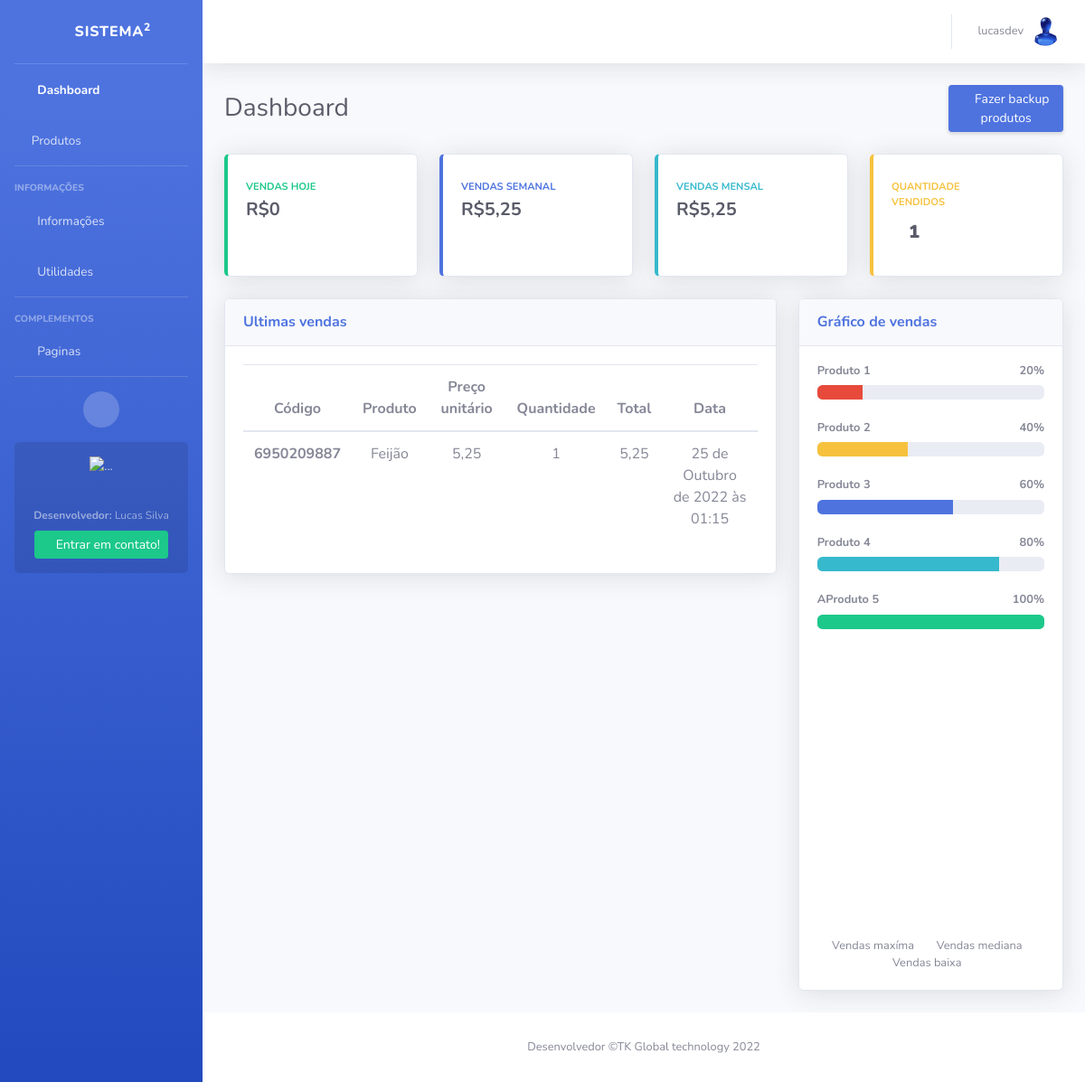
The app's page / (signed in) with its own data.
### apps/users/models/user_model.py (models this page shows, shortened)
class ProfileUser(models.Model):
    user = models.OneToOneField(User, on_delete=models.CASCADE)
    idade = models.IntegerField(null=True, blank=True, default=0, db_column='idade')
    cidade = models.CharField(max_length=20, null=True, blank=True, db_column='cidade')
    contato = models.CharField(max_length=11, null=True, blank=True, db_column='contato')
    endereco = models.CharField(max_length=20, null=True, blank=True, db_column='endereco')
    numero_casa = models.IntegerField(null=True, blank=True, db_column='numero_casa')
    data_nascimento = models.DateField(null=True, blank=True, db_column='data_nascimento')
    imagem_perfil = models.ImageField(default='usuario.png', upload_to=upload_to, null=True, blank=True, db_column='imagem_perfil')
    data_cadastro = models.DateTimeField(auto_now_add=True, db_column='data_cadastro')
    data_update = models.DateTimeField(auto_now=True, db_column='data_update')
    class Meta:
        db_table = 'profile_user'
        verbose_name = 'Perfil'
        verbose_name_plural = 'Perfis'

### apps/sales_products/models/sales.py (models this page shows, shortened)
class SellProduct(models.Model):
    code_sale = models.IntegerField(default=generate_id, editable=False)
    sold_by = models.ForeignKey(User, on_delete=models.CASCADE)
    product = models.ForeignKey(Products, on_delete=models.CASCADE)
    quantity = models.IntegerField(default=1, null=True, blank=True)
    unit_price = models.DecimalField(decimal_places=2, max_digits=9, null=True, blank=True, editable=False)
    amount = models.DecimalField(decimal_places=2, max_digits=9, null=True, blank=True, editable=False)
    order_status = models.BooleanField(default=True)
    date_sale = models.DateTimeField(auto_now_add=True)
    class Meta:
        db_table = 'sales'
        verbose_name = 'Produtos vendidos'
        verbose_name_plural = 'Produtos vendidos'
        ordering = ('-date_sale',)

### apps/products/models/products.py (models this page shows, shortened)
class Products(models.Model):
    code = models.IntegerField(default=gerar_id, editable=False)
    created_by = models.ForeignKey(User, on_delete=models.CASCADE)
    name = models.CharField(max_length=50)
    value = models.DecimalField(max_digits=9, decimal_places=2)
    quantity = models.IntegerField(default=1, null=True, blank=True)
    status = models.BooleanField(default=True)
    image = models.ImageField(upload_to=upload_to, default='image.jpg', null=True, blank=True)
    date_create = models.DateTimeField(auto_now_add=True)
    date_update = models.DateTimeField(auto_now=True)
    """Aqui servirá para mostrar apenas produtos do usuario"""
    class Meta:
        db_table = 'products'
        verbose_name = 'Produto'
        verbose_name_plural = 'Produtos'
        ordering = ('-date_create',)
    def __str__(self) -> str:
        return self.name

### apps/core/views/home.py (the view)
# urls.py: path('', HomeView.as_view(), name='home'),
class HomeView(LoginRequiredMixin, TemplateView):
    template_name = 'index.html'
    redirect_field_name = 'login'
    def get(self, request):
        sell_month = SellProduct.objects.all()
        all_amount = 0
        day_amount = 0
        week_amount = 0
        month_amount = 0
        quantity = 0
        hoje = datetime.utcnow().replace(tzinfo=utc)
        semana = datetime.utcnow().replace(tzinfo=utc) - timedelta(days=7)
        day = SellProduct.objects.filter(date_sale__range = [semana, hoje])
        for x in day:
            week_amount += x.amount
            if x.date_sale.day == hoje.day :
                day_amount += x.amount
        for sell_product in sell_month:
            all_amount += sell_product.amount
            quantity += sell_product.quantity
            if sell_product.date_sale.month > 0 and sell_product.date_sale.month < 31:
                month_amount += sell_product.amount
        context = {
            'day': day_amount,
            'month': month_amount,
            'week': week_amount,
            'amount_all': all_amount,
            'quantity': quantity,
            'sell_products': sell_month[:10]
        }
        return render(request, self.template_name, context)

### apps/core/templates/index.html (shortened to what this page needs)
{% extends 'base.html' %}
{% load static %}
{% block body %}
<div class="container-fluid">
    <div class="d-sm-flex align-items-center justify-content-between mb-4">
        <h1 class="h3 mb-0 text-gray-800">Dashboard</h1>
        <a href="{% url 'backup_products' %}" class="d-none d-sm-inline-block btn btn-sm btn-primary shadow-sm"><i
                class="fas fa-download fa-sm text-white-50"></i> Fazer backup produtos</a>
    </div>
    <div class="row">
        <div class="col-xl-3 col-md-6 mb-4">
            <div class="card border-left-success shadow h-100 py-2">
                <div class="card-body">
                    <div class="row no-gutters align-items-center">
                        <div class="col mr-2">
                            <div class="text-xs font-weight-bold text-success text-uppercase mb-1">
                                Vendas Hoje</div>
                            <div class="h5 mb-0 font-weight-bold text-gray-800">R${{ day }}</div>
                        </div>
                        <div class="col-auto">
                            <i class="fas fa-dollar-sign fa-2x text-gray-300"></i>
                        </div>
                    </div>
                </div>
            </div>
        </div>
        <div class="col-xl-3 col-md-6 mb-4">
            <div class="card border-left-primary shadow h-100 py-2">
                <div class="card-body">
                    <div class="row no-gutters align-items-center">
                        <div class="col mr-2">
                            <div class="text-xs font-weight-bold text-primary text-uppercase mb-1">
                                Vendas Semanal</div>
                            <div class="h5 mb-0 font-weight-bold text-gray-800">R${{ week }}</div>
                        </div>
                        <div class="col-auto">
                            <i class="fas fa-calendar fa-2x text-gray-300"></i>
                        </div>
                    </div>
                </div>
            </div>
        </div>
        <div class="col-xl-3 col-md-6 mb-4">
            <div class="card border-left-info shadow h-100 py-2">
                <div class="card-body">
                    <div class="row no-gutters align-items-center">
                        <div class="col mr-2">
                            <div class="text-xs font-weight-bold text-info text-uppercase mb-1">
                                Vendas Mensal</div>
                            <div class="h5 mb-0 font-weight-bold text-gray-800">R${{ month }}</div>
                        </div>
                        <div class="col-auto">
                            <i class="fas fa-calendar fa-2x text-gray-300"></i>
                        </div>
                    </div>
                </div>
            </div>
        </div>
        <div class="col-xl-3 col-md-6 mb-4">
            <div class="card border-left-warning shadow h-100 py-2">
                <div class="card-body">
                    <div class="row no-gutters align-items-center">
                        <div class="col mr-2">
                            <div class="text-xs font-weight-bold text-warning text-uppercase mb-1">
                                Quantidade vendidos</div>
                            <div class="h5 mb-0 font-weight-bold text-gray-800">
                                <span class="fa-stack">
                                    <span class="far fa-circle fa-stack-2x"></span>
                                    <strong class="fa-stack-1x">
                                        {{quantity}}
                                    </strong>
                                </span>
                            </div>
                        </div>
                        <div class="col-auto">
                            <i class="fas fa-plus-square fa-2x text-gray-300"></i>
                        </div>
                    </div>
                </div>
            </div>
        </div>
    </div>
    <div class="row">
        <div class="col-xl-8 col-lg-7">
            <div class="card shadow mb-4">
                <div
                    class="card-header py-3 d-flex flex-row align-items-center justify-content-between">
                    <h6 class="m-0 font-weight-bold text-primary">Ultimas vendas</h6>
                    <div class="dropdown no-arrow">
                        <a class="dropdown-toggle" href="#" role="button" id="dropdownMenuLink"
                            data-toggle="dropdown" aria-haspopup="true" aria-expanded="false">
                            <i class="fas fa-ellipsis-v fa-sm fa-fw text-gray-400"></i>
                        </a>
                    </div>
                </div>
                <div class="card-body">
                    <div class="table-responsive-sm">
                        <table class="table table-hover">
                            <thead>
                              <tr  class="text-center">
                                <th scope="col">Código</th>
                                <th scope="col">Produto</th>
                                <th scope="col">Preço unitário</th>
                                <th scope="col">Quantidade</th>
                                <th scope="col">Total</th>
                                <th scope="col">Data</th>
                              </tr>
                            </thead>
                            <tbody>
                            {% for sell_prod in sell_products %}
                              <tr class="text-center">
                                <th scope="row">{{sell_prod.code_sale}}</th>
                                <td>{{sell_prod.product}}</td>
                                <td>{{sell_prod.unit_price}}</td>
                                <td>{{sell_prod.quantity}}</td>
                                <td>{{sell_prod.amount}}</td>
                                <td>{{sell_prod.date_sale}}</td>
                              </tr>
                            {% endfor %}
                          </table>
                </div></div>
            </div>
        </div>
        <div class="col-xl-4 col-lg-5">
            <div class="card shadow mb-4">
                <div
                    class="card-header py-3 d-flex flex-row align-items-center justify-content-between">
                    <h6 class="m-0 font-weight-bold text-primary">Gráfico de vendas</h6>
                    <div class="dropdown no-arrow">
                        <a class="dropdown-toggle" href="#" role="button" id="dropdownMenuLink"
                            data-toggle="dropdown" aria-haspopup="true" aria-expanded="false">
                            <i class="fas fa-ellipsis-v fa-sm fa-fw text-gray-400"></i>
                        </a>
                    </div>
                </div>
                <div class="card-body">
                    <h4 class="small font-weight-bold">Produto 1 <span
                            class="float-right">20%</span></h4>
                    <div class="progress mb-4">
                        <div class="progress-bar bg-danger" role="progressbar" style="width: 20%"
                            aria-valuenow="20" aria-valuemin="0" aria-valuemax="100"></div>
                    </div>
                    <h4 class="small font-weight-bold">Produto 2 <span
                            class="float-right">40%</span></h4>
                    <div class="progress mb-4">
                        <div class="progress-bar bg-warning" role="progressbar" style="width: 40%"
                            aria-valuenow="40" aria-valuemin="0" aria-valuemax="100"></div>
                    </div>
                    <h4 class="small font-weight-bold">Produto 3 <span
                            class="float-right">60%</span></h4>
                    <div class="progress mb-4">
                        <div class="progress-bar" role="progressbar" style="width: 60%"
                            aria-valuenow="60" aria-valuemin="0" aria-valuemax="100"></div>
                    </div>
                    <h4 class="small font-weight-bold">Produto 4 <span
                            class="float-right">80%</span></h4>
                    <div class="progress mb-4">
                        <div class="progress-bar bg-info" role="progressbar" style="width: 80%"
                            aria-valuenow="80" aria-valuemin="0" aria-valuemax="100"></div>
                    </div>
                    <h4 class="small font-weight-bold">AProduto 5 <span
                            class="float-right">100%</span></h4>
                    <div class="progress">
                        <div class="progress-bar bg-success" role="progressbar" style="width: 100%"
                            aria-valuenow="100" aria-valuemin="0" aria-valuemax="100"></div>
                    </div>
                </div>
                <div class="card-body">
                    <div class="chart-pie pt-4 pb-2">
                        <canvas id="myPieChart"></canvas>
                    </div>
                    <div class="mt-4 text-center small">
                        <span class="mr-2">
                            <i class="fas fa-circle text-primary"></i> Vendas maxíma
                        </span>
                        <span class="mr-2">
                            <i class="fas fa-circle text-success"></i> Vendas mediana
                        </span>
                        <span class="mr-2">
                            <i class="fas fa-circle text-info"></i> Vendas baixa
                        </span>
                    </div>
                </div>
            </div>
        </div>
    </div>
</div>
{% endblock body %}

### templates/navbar.html (shortened to what this page needs)
<nav class="navbar navbar-expand navbar-light bg-white topbar mb-4 static-top shadow">
    <ul class="navbar-nav ml-auto">
        <li class="nav-item dropdown no-arrow">
            <a class="nav-link dropdown-toggle" href="#" id="userDropdown" role="button"data-toggle="dropdown" aria-haspopup="true" aria-expanded="false">
                <span class="mr-2 d-none d-lg-inline text-gray-600 small">
                {% if request.user.is_authenticated %}{{ request.user.username }}</span>
                    <img class="img-profile rounded-circle" src="{{ request.user.profileuser.imagem_perfil.url }}">
                {% else %}
                    Usuário deslogado
                {% endif %}
            </a>
        </li>
    </ul>
</nav>

### records on screen
SellProduct: code_sale "6950209887", product "Feijão", unit_price "5,25", quantity "1", amount "5,25", date_sale "25 de Outubro de 2022 às 01:15"

### other values on screen
{{ request.user.username }} "lucasdev"
{{ day }} "0"
{{ week }} "5,25"
{{ month }} "5,25"
{{ quantity }} "1"
